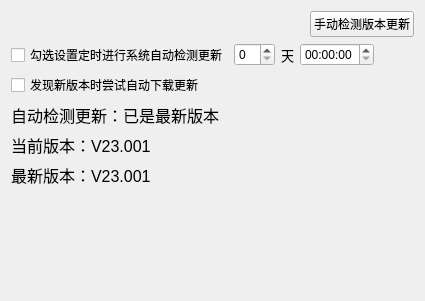
              <widget class="QWidget" name="tab">
               <attribute name="title">
                <string>更新设置</string>
               </attribute>
               <layout class="QGridLayout" name="gridLayout_28">
                <item row="0" column="0">
                 <layout class="QHBoxLayout" name="horizontalLayout_20">
                  <item>
                   <spacer name="horizontalSpacer_9">
                    <property name="orientation">
                     <enum>Qt::Horizontal</enum>
                    </property>
                    <property name="sizeHint" stdset="0">
                     <size>
                      <width>40</width>
                      <height>20</height>
                     </size>
                    </property>
                   </spacer>
                  </item>
                  <item>
                   <widget class="PrimaryPushButton" name="manual_monitoring_pushButton">
                    <property name="text">
                     <string>手动检测版本更新</string>
                    </property>
                   </widget>
                  </item>
                 </layout>
                </item>
                <item row="1" column="0">
                 <layout class="QHBoxLayout" name="horizontalLayout_19">
                  <item>
                   <widget class="CheckBox" name="update_checkBox">
                    <property name="text">
                     <string>勾选设置定时进行系统自动检测更新</string>
                    </property>
                   </widget>
                  </item>
                  <item>
                   <widget class="SpinBox" name="spinBox"/>
                  </item>
                  <item>
                   <widget class="QLabel" name="label_68">
                    <property name="font">
                     <font>
                      <pointsize>10</pointsize>
                     </font>
                    </property>
                    <property name="text">
                     <string>天</string>
                    </property>
                   </widget>
                  </item>
                  <item>
                   <widget class="TimeEdit" name="timeEdit"/>
                  </item>
                  <item>
                   <spacer name="horizontalSpacer_5">
                    <property name="orientation">
                     <enum>Qt::Horizontal</enum>
                    </property>
                    <property name="sizeHint" stdset="0">
                     <size>
                      <width>40</width>
                      <height>20</height>
                     </size>
                    </property>
                   </spacer>
                  </item>
                 </layout>
                </item>
                <item row="2" column="0">
                 <widget class="CheckBox" name="update_checkBox_2">
                  <property name="text">
                   <string>发现新版本时尝试自动下载更新</string>
                  </property>
                 </widget>
                </item>
                <item row="3" column="0">
                 <layout class="QVBoxLayout" name="verticalLayout">
                  <item>
                   <widget class="QLabel" name="label_70">
                    <property name="font">
                     <font>
                      <pointsize>12</pointsize>
                     </font>
                    </property>
                    <property name="styleSheet">
                     <string notr="true"/>
                    </property>
                    <property name="text">
                     <string>自动检测更新：已是最新版本</string>
                    </property>
                   </widget>
                  </item>
                  <item>
                   <widget class="QLabel" name="label_72">
                    <property name="font">
                     <font>
                      <pointsize>12</pointsize>
                     </font>
                    </property>
                    <property name="styleSheet">
                     <string notr="true"/>
                    </property>
                    <property name="text">
                     <string>当前版本：V23.001</string>
                    </property>
                   </widget>
                  </item>
                  <item>
                   <widget class="QLabel" name="label_71">
                    <property name="font">
                     <font>
                      <pointsize>12</pointsize>
                     </font>
                    </property>
                    <property name="styleSheet">
                     <string notr="true"/>
                    </property>
                    <property name="text">
                     <string>最新版本：V23.001</string>
                    </property>
                   </widget>
                  </item>
                 </layout>
                </item>
                <item row="4" column="0">
                 <spacer name="verticalSpacer_8">
                  <property name="orientation">
                   <enum>Qt::Vertical</enum>
                  </property>
                  <property name="sizeHint" stdset="0">
                   <size>
                    <width>20</width>
                    <height>103</height>
                   </size>
                  </property>
                 </spacer>
                </item>
               </layout>
              </widget>
